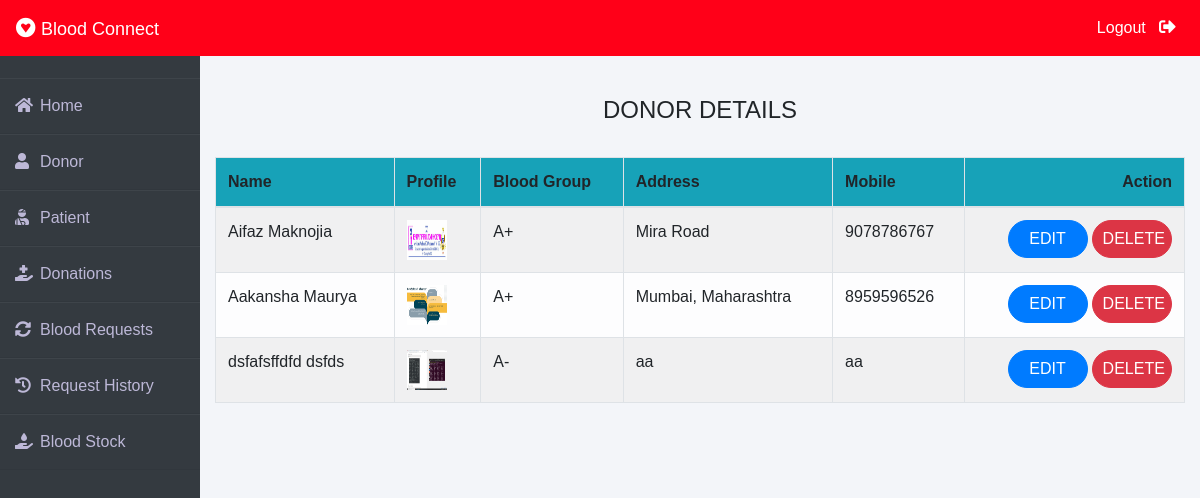
/admin-donor (signed in), run on the app's committed database.
### donor/models.py (models this page shows, shortened)
class Donor(models.Model):
    user=models.OneToOneField(User,on_delete=models.CASCADE)
    profile_pic= models.ImageField(upload_to='profile_pic/Donor/',null=True,blank=True)
    bloodgroup=models.CharField(max_length=10)
    address = models.CharField(max_length=40)
    mobile = models.CharField(max_length=20,null=False)
    @property
    def get_name(self):
        return self.user.first_name+" "+self.user.last_name

### blood/views.py (the view)
# urls.py: path('admin-donor', views.admin_donor_view,name='admin-donor'),
@login_required(login_url='adminlogin')
def admin_donor_view(request):
    donors=dmodels.Donor.objects.all()
    return render(request,'blood/admin_donor.html',{'donors':donors})

### templates/blood/admin_donor.html
{% extends 'blood/adminbase.html' %}
{% block content %}
{% load widget_tweaks %}
{%load static%}
<br><br>
<div class="container">
    <H4 class="text-center">DONOR DETAILS</H4><br>
    <table class="table table-light table-hover table-bordered table-striped">
        <thead class="bg-info">
            <tr>
                <th scope="col">Name</th>
                <th scope="col">Profile</th>
                <th scope="col">Blood Group</th>
                <th scope="col">Address</th>
                <th scope="col">Mobile</th>
                <th class="text-right">Action</th>
            </tr>
        </thead>
        <tbody>
            {% for t in donors %}
            <tr>
                <td> {{t.get_name}}</td>
                <td> <img src="{% static t.profile_pic.url %}" alt="Profile Pic" height="40px" width="40px" /></td>
                <td>{{t.bloodgroup}}</td>
                <td>{{t.address}}</td>
                <td>{{t.mobile}}</td>
                <td class="text-right">
                    <button class="btn btn-primary badge-pill" style="width: 80px;"><a  style="text-decoration: none;color: white;" href="{% url 'update-donor' t.id  %}">EDIT</a> </button>
                    <button class="btn btn-danger badge-pill" style="width: 80px;"><a  style="text-decoration: none;color: white;" href="{% url 'delete-donor' t.id  %}">DELETE</a> </button>
                </td>
            </tr>
            {% endfor %}
        </tbody>
    </table>
</div>
{% endblock content %}

### templates/blood/adminbase.html (style rules this page uses)
* { margin: 0; padding: 0; box-sizing: border-box; list-style: none; text-decoration: none; font-family: 'Josefin Sans', sans-serif; }
body { background-color: #f3f5f9; }

### data on the page
Donor: get_name "Aifaz Maknojia", profile_pic (picture), bloodgroup "A+", address "Mira Road", mobile "9078786767"
Donor: get_name "Aakansha Maurya", profile_pic (picture), bloodgroup "A+", address "Mumbai, Maharashtra", mobile "8959596526"
Donor: get_name "dsfafsffdfd dsfds", profile_pic (picture), bloodgroup "A-", address "aa", mobile "aa"
